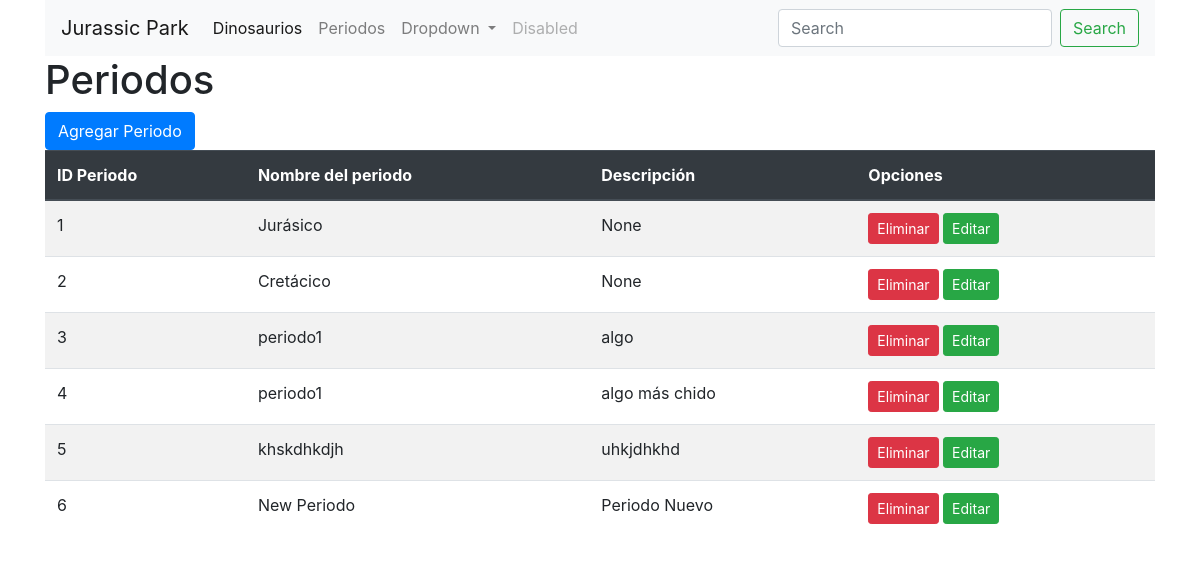
The app's page /periodo/ with its own data.
### dinosaurios/models.py (models this page shows, shortened)
class Periodo(models.Model):
    nombre = models.CharField(max_length=100)
    descripcion = models.TextField("Descripción", null=True, blank=True)

### dinosaurios/views.py (the view)
# urls.py: path('', views.lista_periodo, name='lista_periodo'),
def lista_periodo(request):
    periodos = Periodo.objects.all()
    nombre = "T-REX"
    context = {'periodos':periodos, 'nombre':nombre}
    return render(request, 'periodos.html',context)

### dinosaurios/templates/periodos.html (shortened to what this page needs)
{% extends 'base.html' %}
{% block contenido %}
    <h1>Periodos</h1>
    <a href="{% url "agregar_periodo" %}" class="btn btn-primary">Agregar Periodo</a>
    <table class="table table-striped">
        <thead class="thead-dark">
            <th>ID Periodo</th>
            <th>Nombre del periodo</th>
            <th>Descripción</th>
            <th>Opciones</th>
        </thead>
        <tbody>
            {% for periodo in periodos %}
                <tr>
                    <td>{{periodo.id}}</td>
                    <td>{{periodo.nombre}}</td>
                    <td>{{periodo.descripcion}}</td>
                    <td>
                        <a href="{% url "eliminar_periodo" periodo.id%}" class="btn btn-danger btn-sm">Eliminar</a>
                        <a href="{% url "editar_periodo" periodo.id%}" class="btn btn-success btn-sm">Editar</a>
                    </td>
                </tr>
            {% endfor %}
        </tbody>
    </table>
{% endblock contenido %}

### dinosaurios/templates/base.html (shortened to what this page needs)
{% load static %}
<!DOCTYPE html>
<html lang="en">
<head>
    <link rel="stylesheet" href="{% static "css/bootstrap.min.css" %}">
</head>
<body>
    <div class="container">
        <nav class="navbar navbar-expand-lg navbar-light bg-light">
            <a class="navbar-brand" href="#">Jurassic Park</a>
            <div class="collapse navbar-collapse" id="navbarSupportedContent">
                <ul class="navbar-nav mr-auto">
                <li class="nav-item active">
                    <a class="nav-link" href="{% url "lista_periodo" %}">Dinosaurios <span class="sr-only">(current)</span></a>
                </li>
                <li class="nav-item">
                    <a class="nav-link" href="">Periodos </a>
                </li>
                <li class="nav-item dropdown">
                    <a class="nav-link dropdown-toggle" href="#" id="navbarDropdown" role="button" data-toggle="dropdown" aria-haspopup="true" aria-expanded="false">
                    Dropdown
                    </a>
                </li>
                <li class="nav-item">
                    <a class="nav-link disabled" href="#" tabindex="-1" aria-disabled="true">Disabled</a>
                </li>
                </ul>
                <form class="form-inline my-2 my-lg-0">
                <input class="form-control mr-sm-2" type="search" placeholder="Search" aria-label="Search">
                <button class="btn btn-outline-success my-2 my-sm-0" type="submit">Search</button>
                </form>
            </div>
            </nav>
        {% block contenido %}
        {% endblock contenido %}
    </div>
</body>
</html>

### records on screen
Periodo: id "1", nombre "Jurásico", descripcion "None"
Periodo: id "2", nombre "Cretácico", descripcion "None"
Periodo: id "3", nombre "periodo1", descripcion "algo"
Periodo: id "4", nombre "periodo1", descripcion "algo más chido"
Periodo: id "5", nombre "khskdhkdjh", descripcion "uhkjdhkhd"
Periodo: id "6", nombre "New Periodo", descripcion "Periodo Nuevo"
